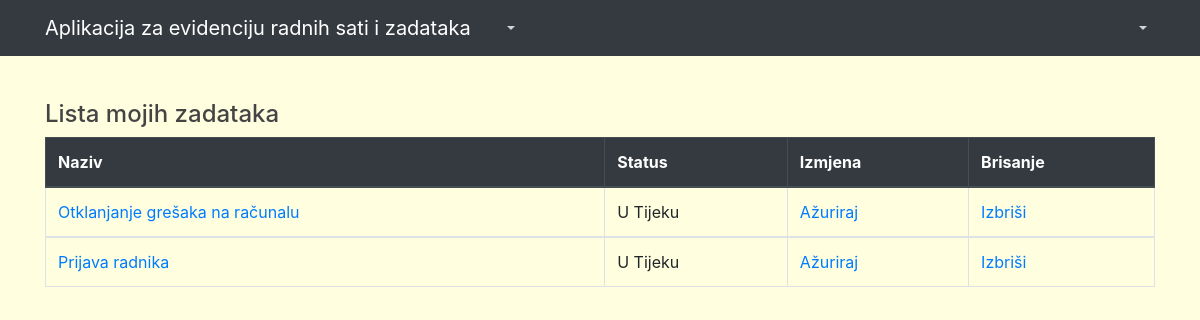
Screenshot of /zadaci (signed in) with the database file from the repository.
### app/models.py (models this page shows, shortened)
class ListaZadataka(models.Model):
	naziv = models.CharField(max_length=100)
	opis = models.TextField(max_length = 600)
	korisnik = models.ForeignKey(User, on_delete=models.CASCADE ,null = True, blank = True,verbose_name = 'Korisnik' )
	STATUS = (
		('u', 'U Tijeku'),
		('r', 'Riješeno'),)
	status = models.CharField(max_length=1,choices=STATUS,blank=True,default='u',)
	class Meta:
		verbose_name_plural = "Kreirani zadaci"
	def get_absolute_url(self):
		return reverse('zadatak-detail', args=[str(self.id)])

### app/views.py (the view)
# urls.py: path('zadaci', views.PregledZ.as_view(), name='zadaci-pregled'),
class PregledZ(LoginRequiredMixin, ListView):
    model = ListaZadataka
    template_name ='app/mojizadaci.html'
    def get_queryset(self):
        return ListaZadataka.objects.filter(korisnik=self.request.user, status = 'u').order_by('naziv')

### app/templates/app/mojizadaci.html
{% extends "app/base.html" %}
{% load crispy_forms_tags %}
{% block content %}
<div style="padding-top: 20px;">
  <h4>Lista mojih zadataka</h4>
  {% if listazadataka_list %}
    <table class="table table-bordered">
       <thead class="thead-dark">
        <tr>
      <th scope="col">Naziv</th>
      <th scope="col">Status</th>
      <th scope="col">Izmjena</th>
      <th scope="col">Brisanje</th>
      {%endif%}
        </tr>
      </thead>
  {% for z in listazadataka_list %}
   <tbody>
      <td><a href="{{z.get_absolute_url}}">{{z.naziv}}</a></td>
      <td>{{z.get_status_display}}</td>
      <td><a href="{% url 'zadaci-update' z.id %}">Ažuriraj</a></td>
      <td><a href="{% url 'zadatak-del' z.id %}">Izbriši</a></td>
      </tbody>
      {% endfor %}
      </table>
</div>
{% endblock %}

### app/static/app/main.css (style rules this page uses)
body { background: #fafafa; color: #333333; margin-top: 5rem; }
h1, h2, h3, h4, h5, h6 { color: #444444; }

### app/templates/app/base.html (style rules this page uses)
body { background-color: #FFFFE0; }

### rows the page displays
ListaZadataka: naziv "Otklanjanje grešaka na računalu", status "U Tijeku"
ListaZadataka: naziv "Prijava radnika", status "U Tijeku"
